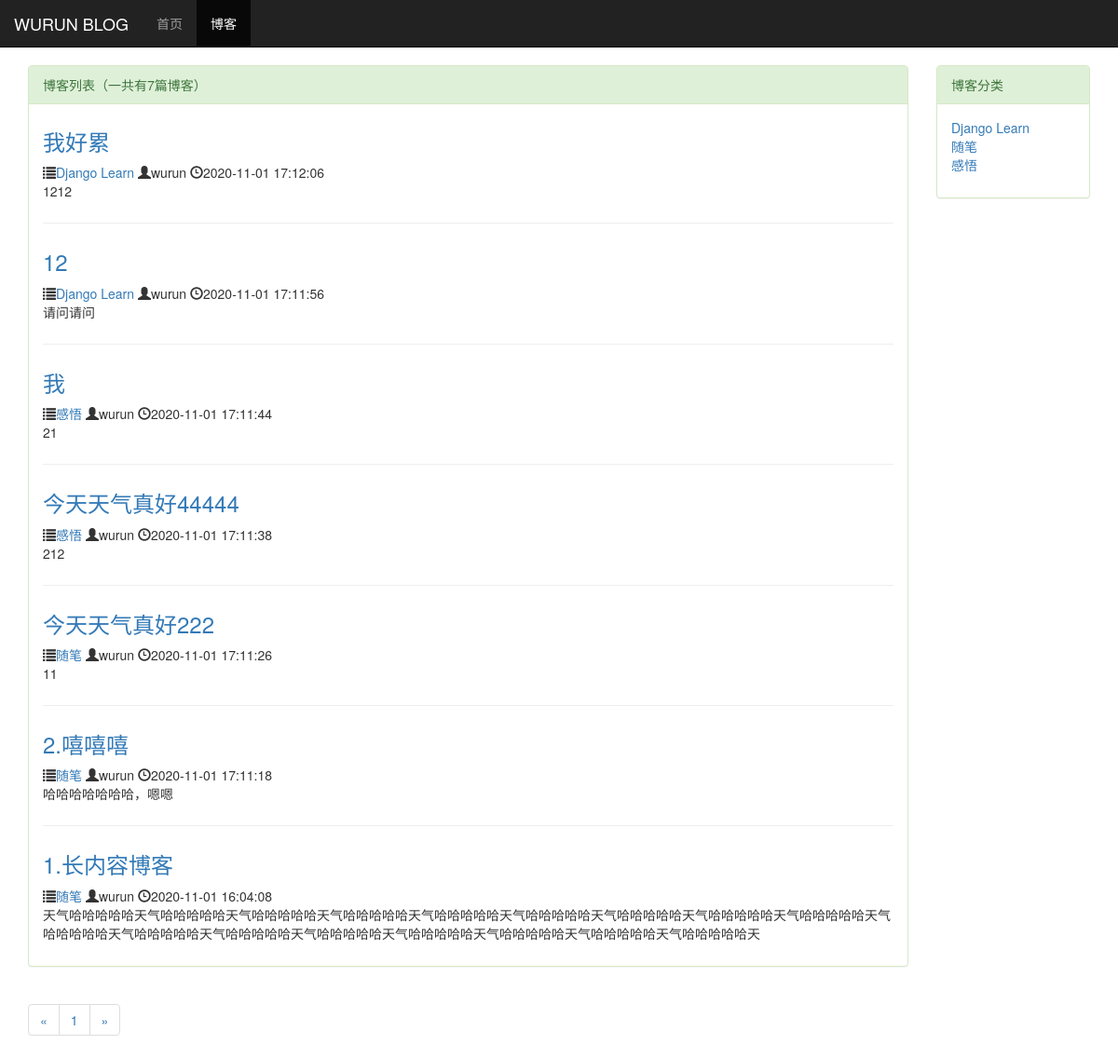
/blog/, run on an earlier commit of the app's database.
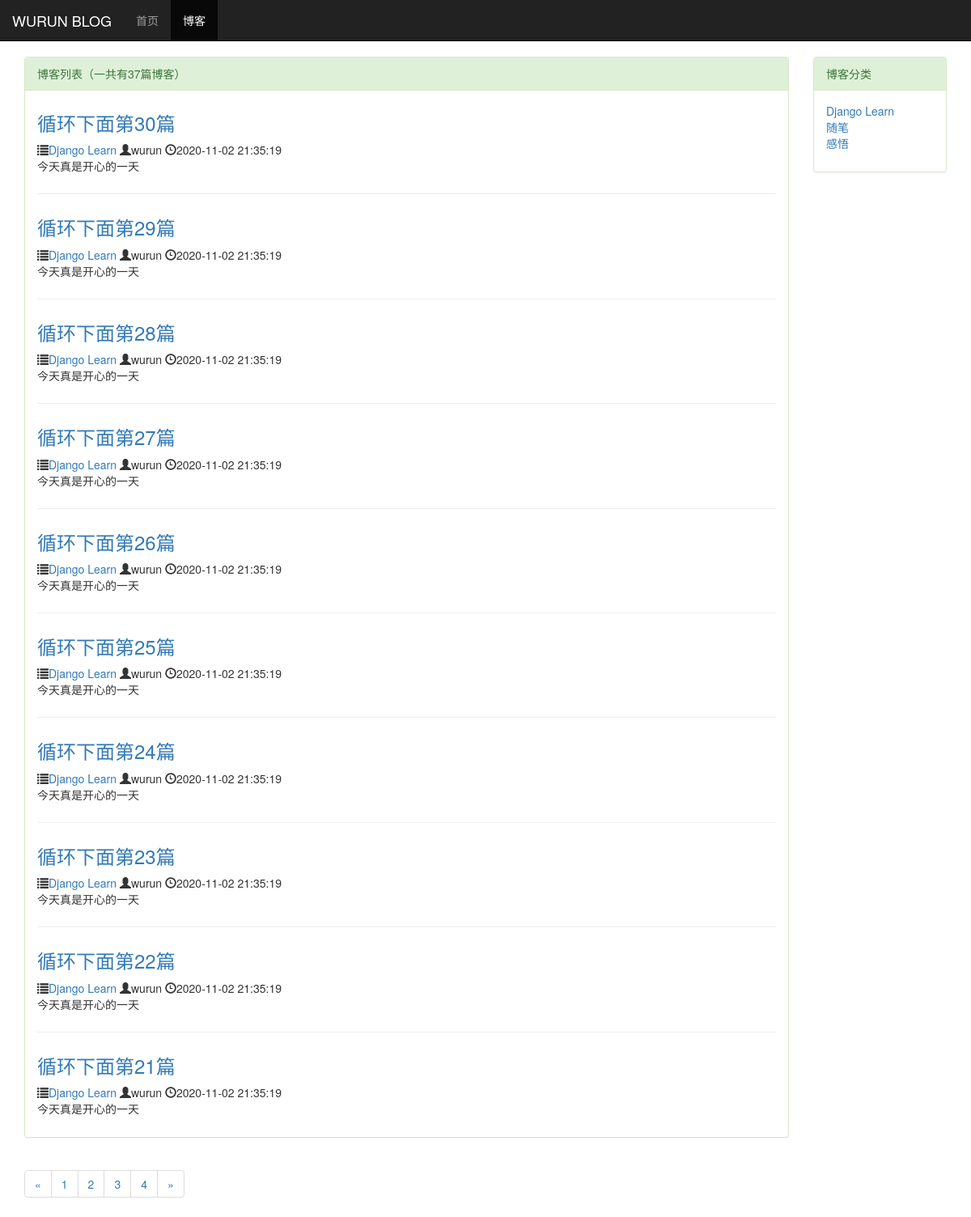
And on a later commit of the database.
### blog/models.py (models this page shows, shortened)
class Blog(models.Model):
    title = models.CharField(max_length=50)
    blog_type = models.ForeignKey(BlogType, on_delete=models.DO_NOTHING)
    content = models.TextField()
    author = models.ForeignKey(User, on_delete=models.DO_NOTHING, default=1)
    created_time = models.DateTimeField(auto_now_add=True)
    last_updated_time = models.DateTimeField(auto_now=True)
    objects = models.Manager()
    class Meta:
        ordering = ['-created_time']  # 倒序显示列表

class BlogType(models.Model):
    type_name = models.CharField(max_length=15)
    objects = models.Manager()  # 加上这句才能应用objects
    def __str__(self):
        return self.type_name

### blog/views.py (the view)
# urls.py: path('', views.blog_list, name='blog_list'),  # 博客列表链接
def blog_list(request):
    blogs_all_list = Blog.objects.all()  # 获取全部的博客列表
    paginator = Paginator(blogs_all_list, 10)  # 以每页10条内容进行分类
    page_num = request.GET.get('page', 1)  # get获取页面参数，如果字典中没有已存在的page，默认返回1
    page_of_blogs = paginator.get_page(page_num)  # 这方法判断如果得到的页码不是int或无效默认返回第一页
    context = {}
    context.update(blogs=page_of_blogs.object_list,
                   page_of_blogs=page_of_blogs,
                   blog_types=BlogType.objects.all())
    return render_to_response('blog/blog_list.html', context)

### blog/templates/blog/blog_list.html (shortened to what this page needs)
{% extends 'base.html' %}
{% block nav_blog_active %}active{% endblock %}
{% load staticfiles %}
{% block heard_extends %}
    <link rel="stylesheet" href="../../static/blog/blog.css">
{% endblock %}
{% block content %}
    <div class="container">
        <div class="row">
            <div class="col-xs-12 col-sm-8 col-md-9 col-lg-10">
                <div class="panel panel-success">
                    <div class="panel-heading">{% block blog_list_title %}博客列表（一共有{{ page_of_blogs.paginator.count }}篇博客）{% endblock %}</div>
                    <div class="panel-body">
                           {% for blog in blogs %}
                                <div class="blog">
                                    <h3><a href="{% url 'blog_detail' blog.pk%}">{{ blog.title }}</a></h3>
                                    <p class="blog-info">
                                        <span class="glyphicon glyphicon-list"></span><a href="{% url 'blogs_with_type' blog.blog_type.pk %}">{{ blog.blog_type}}</a>
                                        <span class="glyphicon glyphicon-user"></span>{{ blog.author }}
                                        <span class="glyphicon glyphicon-time"></span>{{ blog.created_time|date:"Y-m-d H:i:s" }}
                                    </p>
                                    <p>{{ blog.content|truncatechars:120 }}</p>
                                </div>
                           {% empty %}
                                <div class="blog">
                                    <h3>-- 暂无博客，敬请期待 --</h3>
                                </div>
                           {% endfor %}
                    </div>
                </div>
                <div>
                    <ul class="pagination">
                        <li>
                            {% if page_of_blogs.has_previous %}
                                <a href="?page={{ page_of_blogs.previous_page_number }}" aria-label="Previous">
                                    <span aria-hidden="true">&laquo;</span>
                                </a>
                            {% else %}
                                <span aria-hidden="true">&laquo;</span>
                            {% endif %}
                        </li>
                        {% for page_num in page_of_blogs.paginator.page_range %}
                            <li><a href="?page={{ page_num }}">{{ page_num }}</a></li>
                        {% endfor %}
                        <li>
                            {% if page_of_blogs.has_next %}
                                <a href="?page={{ page_of_blogs.next_page_number }}" aria-label="Next">
                                    <span aria-hidden="true">&raquo;</span>
                                </a>
                            {% else %}
                                <span aria-hidden="true">&raquo;</span>
                            {% endif %}
                        </li>
                    </ul>
                </div>
            </div>
            <div class="hidden-xs col-sm-4 col-md-3 col-lg-2">
                <div class="panel panel-success">
                      <div class="panel-heading">博客分类</div>
                      <div class="panel-body">
                           <ul class="blog-types">
                                {% for blog_type in blog_types %}
                                    <li><a href="{% url 'blogs_with_type' blog_type.pk %}">{{ blog_type.type_name}}
                                    </a></li>
                                {% empty %}
                                    <li>暂无分类</li>
                                {% endfor %}
                            </ul>
                      </div>
                </div>
            </div>
        </div>
    </div>
{% endblock %}

What changed in the data, as far as the page shows it:
no longer on this page (row unchanged): Blog: title "我好累", blog_type "Django Learn", author "wurun", created_time "2020-11-01 17:12:06", content "1212"
no longer on this page (row unchanged): Blog: title "12", blog_type "Django Learn", author "wurun", created_time "2020-11-01 17:11:56", content "请问请问"
no longer on this page (row unchanged): Blog: title "我", blog_type "感悟", author "wurun", created_time "2020-11-01 17:11:44", content "21"
no longer on this page (row unchanged): Blog: title "今天天气真好44444", blog_type "感悟", author "wurun", created_time "2020-11-01 17:11:38", content "212"
no longer on this page (row unchanged): Blog: title "今天天气真好222", blog_type "随笔", author "wurun", created_time "2020-11-01 17:11:26", content "11"
no longer on this page (row unchanged): Blog: title "2.嘻嘻嘻", blog_type "随笔", author "wurun", created_time "2020-11-01 17:11:18", content "哈哈哈哈哈哈哈，嗯嗯"
no longer on this page (row edited): Blog: title "1.长内容博客", blog_type "随笔", author "wurun", created_time "2020-11-01 16:04:08", content "天气哈哈哈哈哈天气哈哈哈哈哈天气哈哈哈哈哈天气哈哈哈哈哈天气哈哈哈哈哈天气哈哈哈哈哈天气哈哈哈哈哈天气哈哈哈哈哈天气哈哈哈哈哈天气哈哈哈哈哈天气哈哈哈哈哈天气哈哈哈哈哈天气哈哈哈哈哈天气哈哈哈哈哈天气哈哈哈哈哈天气哈哈哈哈哈天气哈哈哈哈哈天"
added Blog: title "循环下面第30篇", blog_type "Django Learn", author "wurun", created_time "2020-11-02 21:35:19", content "今天真是开心的一天"
added Blog: title "循环下面第29篇", blog_type "Django Learn", author "wurun", created_time "2020-11-02 21:35:19", content "今天真是开心的一天"
added Blog: title "循环下面第28篇", blog_type "Django Learn", author "wurun", created_time "2020-11-02 21:35:19", content "今天真是开心的一天"
added Blog: title "循环下面第27篇", blog_type "Django Learn", author "wurun", created_time "2020-11-02 21:35:19", content "今天真是开心的一天"
added Blog: title "循环下面第26篇", blog_type "Django Learn", author "wurun", created_time "2020-11-02 21:35:19", content "今天真是开心的一天"
added Blog: title "循环下面第25篇", blog_type "Django Learn", author "wurun", created_time "2020-11-02 21:35:19", content "今天真是开心的一天"
added Blog: title "循环下面第24篇", blog_type "Django Learn", author "wurun", created_time "2020-11-02 21:35:19", content "今天真是开心的一天"
added Blog: title "循环下面第23篇", blog_type "Django Learn", author "wurun", created_time "2020-11-02 21:35:19", content "今天真是开心的一天"
added Blog: title "循环下面第22篇", blog_type "Django Learn", author "wurun", created_time "2020-11-02 21:35:19", content "今天真是开心的一天"
added Blog: title "循环下面第21篇", blog_type "Django Learn", author "wurun", created_time "2020-11-02 21:35:19", content "今天真是开心的一天"
Also different on the page:
{{ page_of_blogs.paginator.count }}: "7" → "37"
new list line: "2"
new list line: "3"
new list line: "4"
